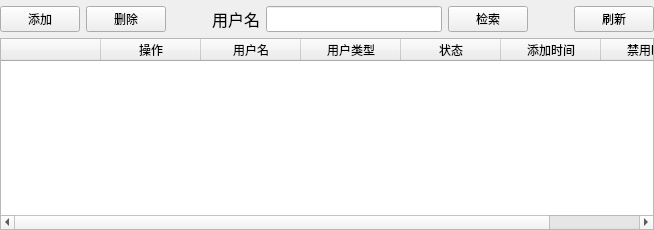
           <widget class="QWidget" name="securityadmin_tab">
            <attribute name="title">
             <string>安全保密管理员</string>
            </attribute>
            <layout class="QVBoxLayout" name="verticalLayout_6">
             <property name="leftMargin">
              <number>0</number>
             </property>
             <property name="topMargin">
              <number>0</number>
             </property>
             <property name="rightMargin">
              <number>0</number>
             </property>
             <property name="bottomMargin">
              <number>0</number>
             </property>
             <item>
              <layout class="QVBoxLayout" name="verticalLayout_5">
               <property name="topMargin">
                <number>6</number>
               </property>
               <item>
                <layout class="QHBoxLayout" name="horizontalLayout_11">
                 <item>
                  <widget class="QPushButton" name="add_securityadmin_pushButton">
                   <property name="text">
                    <string>添加</string>
                   </property>
                  </widget>
                 </item>
                 <item>
                  <widget class="QPushButton" name="delete_usermanager_pushButton">
                   <property name="text">
                    <string>删除</string>
                   </property>
                  </widget>
                 </item>
                 <item>
                  <spacer name="horizontalSpacer_10">
                   <property name="orientation">
                    <enum>Qt::Horizontal</enum>
                   </property>
                   <property name="sizeHint" stdset="0">
                    <size>
                     <width>40</width>
                     <height>20</height>
                    </size>
                   </property>
                  </spacer>
                 </item>
                 <item>
                  <widget class="QLabel" name="usermanager_username_lable">
                   <property name="font">
                    <font>
                     <family>微软雅黑</family>
                     <pointsize>12</pointsize>
                    </font>
                   </property>
                   <property name="text">
                    <string>用户名</string>
                   </property>
                  </widget>
                 </item>
                 <item>
                  <widget class="QLineEdit" name="usermanager_username_lineEdit">
                   <property name="minimumSize">
                    <size>
                     <width>0</width>
                     <height>26</height>
                    </size>
                   </property>
                   <property name="font">
                    <font>
                     <family>宋体</family>
                     <pointsize>14</pointsize>
                    </font>
                   </property>
                  </widget>
                 </item>
                 <item>
                  <widget class="QPushButton" name="usermanager_search_pushButton">
                   <property name="text">
                    <string>检索</string>
                   </property>
                  </widget>
                 </item>
                 <item>
                  <spacer name="horizontalSpacer_11">
                   <property name="orientation">
                    <enum>Qt::Horizontal</enum>
                   </property>
                   <property name="sizeHint" stdset="0">
                    <size>
                     <width>40</width>
                     <height>20</height>
                    </size>
                   </property>
                  </spacer>
                 </item>
                 <item>
                  <widget class="QPushButton" name="usermanager_fresh_pushButton">
                   <property name="text">
                    <string>刷新</string>
                   </property>
                  </widget>
                 </item>
                </layout>
               </item>
               <item>
                <widget class="QTableWidget" name="usermanager_tableWidget">
                 <column>
                  <property name="text">
                   <string/>
                  </property>
                 </column>
                 <column>
                  <property name="text">
                   <string>操作</string>
                  </property>
                 </column>
                 <column>
                  <property name="text">
                   <string>用户名</string>
                  </property>
                 </column>
                 <column>
                  <property name="text">
                   <string>用户类型</string>
                  </property>
                 </column>
                 <column>
                  <property name="text">
                   <string>状态</string>
                  </property>
                 </column>
                 <column>
                  <property name="text">
                   <string>添加时间</string>
                  </property>
                 </column>
                 <column>
                  <property name="text">
                   <string>禁用时间</string>
                  </property>
                 </column>
                </widget>
               </item>
              </layout>
             </item>
            </layout>
           </widget>
